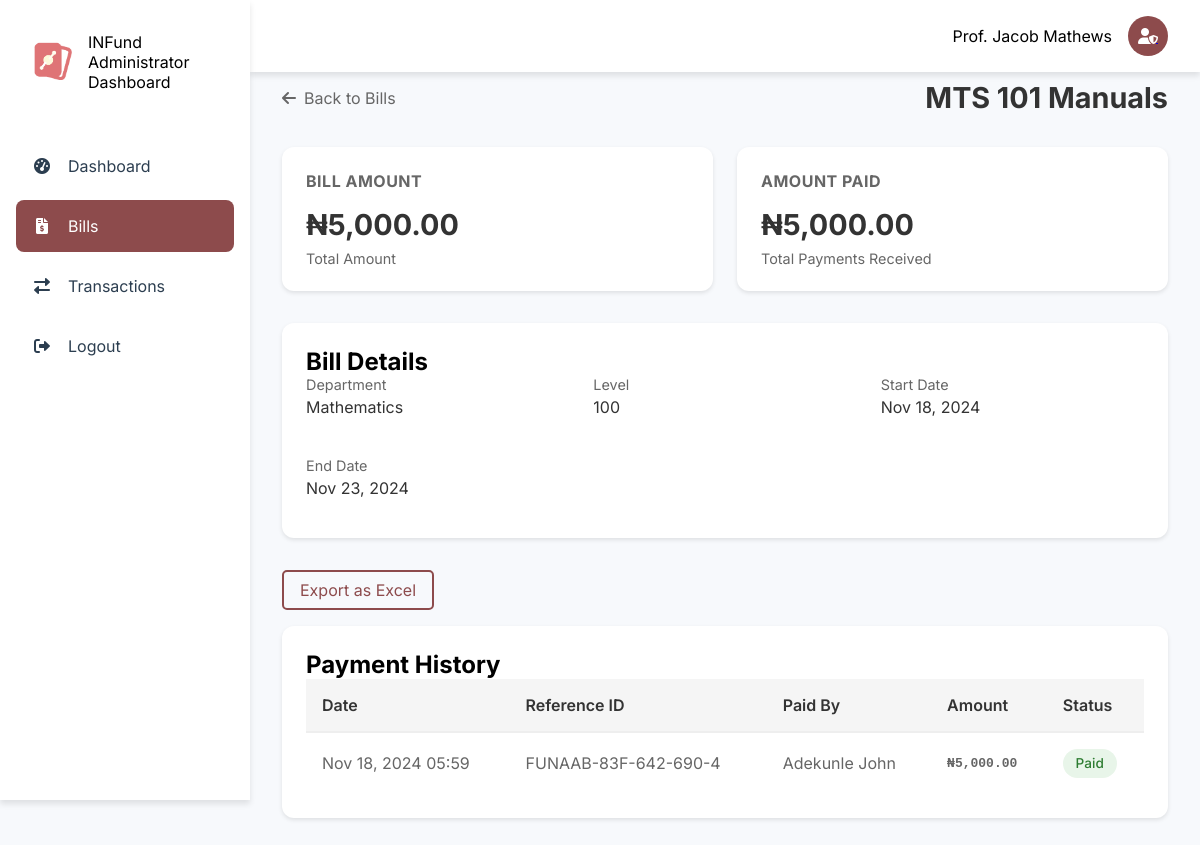
The app's page /admin/bill-details?id=1 (signed in) with its own data.
### tables this page shows
CREATE TABLE `creators` (
  `id` int(11) NOT NULL,
  `fullname` varchar(255) NOT NULL,
  `email` varchar(200) NOT NULL,
  `role` enum('admin','lecturer','headofclass') NOT NULL,
  `department` varchar(1000) NOT NULL,
  `university` varchar(1000) NOT NULL,
  `university_id` int(11) NOT NULL,
  `password` varchar(1000) DEFAULT NULL,
  `balance` decimal(10,2) DEFAULT 0.00,
  `faculty` varchar(200) DEFAULT NULL,
  `created_at` timestamp NOT NULL DEFAULT current_timestamp(),
  `phone` varchar(200) DEFAULT NULL,
  `faculty_id` int(11) DEFAULT NULL,
  `department_id` int(11) DEFAULT NULL
);

CREATE TABLE `bills` (
  `id` int(11) NOT NULL,
  `creator_id` int(11) NOT NULL,
  `name` varchar(255) NOT NULL,
  `university` varchar(255) NOT NULL,
  `faculty` varchar(255) NOT NULL,
  `department` varchar(1000) NOT NULL,
  `level` varchar(255) NOT NULL,
  `matric_no` varchar(255) NOT NULL,
  `price` decimal(10,2) NOT NULL,
  `start_date` date DEFAULT NULL,
  `end_date` date DEFAULT NULL,
  `created_at` timestamp NOT NULL DEFAULT current_timestamp()
);

CREATE TABLE `payments` (
  `id` int(11) NOT NULL,
  `uid` int(11) NOT NULL,
  `reference_id` varchar(1000) DEFAULT NULL,
  `gateway_reference` varchar(200) DEFAULT NULL,
  `bill_id` int(11) NOT NULL,
  `student_id` int(11) NOT NULL,
  `total_amount` decimal(10,2) NOT NULL,
  `amount_paid` decimal(10,2) DEFAULT 0.00,
  `status` enum('Unpaid','Partially Paid','Paid') NOT NULL DEFAULT 'Unpaid',
  `last_payment_date` timestamp NULL DEFAULT current_timestamp(),
  `created_at` timestamp NOT NULL DEFAULT current_timestamp(),
  `updated_at` timestamp NOT NULL DEFAULT current_timestamp() ON UPDATE current_timestamp()
);

CREATE TABLE `users` (
  `id` int(11) NOT NULL,
  `fullname` varchar(1000) NOT NULL,
  `email` varchar(200) DEFAULT NULL,
  `balance` decimal(15,2) NOT NULL DEFAULT 0.00,
  `username` varchar(30) NOT NULL,
  `phone` varchar(30) DEFAULT NULL,
  `dob` varchar(200) DEFAULT NULL,
  `country` varchar(200) DEFAULT NULL,
  `state` varchar(1000) DEFAULT NULL,
  `university` varchar(1000) DEFAULT NULL,
  `faculty` varchar(1000) DEFAULT NULL,
  `department` varchar(1000) DEFAULT NULL,
  `matric_no` varchar(1000) NOT NULL,
  `password` varchar(1000) DEFAULT NULL,
  `level` varchar(200) NOT NULL DEFAULT '100',
  `bank_id` varchar(200) DEFAULT NULL,
  `bank_account_name` varchar(200) DEFAULT NULL,
  `account_number` int(30) DEFAULT NULL,
  `created_at` varchar(1000) DEFAULT current_timestamp(),
  `last_login` varchar(1000) DEFAULT current_timestamp(),
  `gender` varchar(1000) DEFAULT NULL
);

### includes/admin/functions.php (called while the page is built)
<?php
function getAdminDetails(string $email): array
{
    global $conn;
    if (strpos($email, "@")) {
        $query = "SELECT * FROM creators WHERE email = ?";
    } else {
        $query = "SELECT * FROM creators WHERE id = ?";
    }
    $stmt = $conn->prepare($query);
    $stmt->bind_param("s", $email);
    $stmt->execute();
    $result = $stmt->get_result();
    $data = $result->fetch_assoc();
    return $data;
}

### admin/bill-details.php (the view, shortened to what this page needs)
<?php
$page = "Bills";
include '../includes/admin/nav.php';
$bill_id = $_GET['id'];
$stmt = $conn->prepare("
    SELECT b.*, u.fullname as student_name, u.email as student_email, u.phone as student_phone
    FROM bills b
    LEFT JOIN users u ON u.matric_no = b.matric_no
    WHERE b.id = ? AND b.creator_id = ?
");
$stmt->bind_param("ii", $bill_id, $_SESSION['admin_id']);
$stmt->execute();
$result = $stmt->get_result();
$bill = $result->fetch_assoc();
$stmt = $conn->prepare("
    SELECT p.*, u.fullname as paid_by
    FROM payments p
    LEFT JOIN users u ON u.id = p.uid
    WHERE p.bill_id = ?
    ORDER BY p.created_at DESC
");
$stmt->bind_param("i", $bill_id);
$stmt->execute();
$payments = $stmt->get_result()->fetch_all(MYSQLI_ASSOC);
$total_paid = array_sum(array_column($payments, 'amount_paid'));
function formatAmount($amount)
{
    return '₦' . number_format($amount, 2);
}
function getStatusClass($amount_paid, $total_amount)
{
    if ($amount_paid >= $total_amount) return 'status-paid';
    return 'status-unpaid';
}
?>
<main class=" main-content">
    <div class="page-header">
        <a href="./bills.php" class="back-button">
            <i class="fas fa-arrow-left"></i> Back to Bills
        </a>
        <h1><?php echo htmlspecialchars($bill['name']); ?></h1>
    </div>
    <div class="info-grid">
        <div class="info-card">
            <h3>Bill Amount</h3>
            <div class="value"><?php echo formatAmount($bill['price']); ?></div>
            <div class="subtitle">Total Amount</div>
        </div>
        <div class="info-card">
            <h3>Amount Paid</h3>
            <div class="value"><?php echo formatAmount($total_paid); ?></div>
            <div class="subtitle">Total Payments Received</div>
        </div>
    </div>
    <div class="details-section">
        <h2>Bill Details</h2>
        <div class="details-grid">
            <div class="detail-item">
                <div class="detail-label">Department</div>
                <div class="detail-value"><?php echo htmlspecialchars($bill['department']); ?></div>
            </div>
            <div class="detail-item">
                <div class="detail-label">Level</div>
                <div class="detail-value"><?php echo htmlspecialchars($bill['level']); ?></div>
            </div>
            <div class="detail-item">
                <div class="detail-label">Start Date</div>
                <div class="detail-value"><?php echo date('M j, Y', strtotime($bill['start_date'])); ?></div>
            </div>
            <div class="detail-item">
                <div class="detail-label">End Date</div>
                <div class="detail-value"><?php echo date('M j, Y', strtotime($bill['end_date'])); ?></div>
            </div>
        </div>
    </div>
    <div class="export-button-container" style="margin-bottom: 1rem;">
        <form action="./bill-sheet" method="POST">
            <button type="submit" class="export-button">Export as Excel</button>
        </form>
    </div>
    <div class="payments-table-wrapper">
        <h2>Payment History</h2>
        <?php if (empty($payments)) : ?>
            <div class="empty-payments">
                <i class="fas fa-receipt"></i>
                <p>No payments recorded yet</p>
            </div>
        <?php else : ?>
            <table class="payments-table">
                <thead>
                    <tr>
                        <th>Date</th>
                        <th>Reference ID</th>
                        <th>Paid By</th>
                        <th>Amount</th>
                        <th>Status</th>
                    </tr>
                </thead>
                <tbody>
                    <?php foreach ($payments as $payment) : ?>
                        <tr>
                            <td><?php echo date('M j, Y H:i', strtotime($payment['created_at'])); ?></td>
                            <td><?php echo htmlspecialchars($payment['reference_id']); ?></td>
                            <td><?php echo htmlspecialchars($payment['paid_by']); ?></td>
                            <td class="amount-cell"><?php echo formatAmount($payment['amount_paid']); ?></td>
                            <td>
                                <span class="status-badge <?php echo getStatusClass($payment['amount_paid'], $payment['total_amount']); ?>">
                                    <?php echo $payment['status']; ?>
                                </span>
                            </td>
                        </tr>
                    <?php endforeach; ?>
                </tbody>
            </table>
        <?php endif; ?>
    </div>
</main>
<?php
include '../includes/admin/footer.php';
?>

### includes/admin/nav.php (shortened to what this page needs)
<?php
include '../config/config.php';
include '../includes/admin/functions.php';
$admin_details = getAdminDetails($_SESSION["admin_id"]);
?>
<!DOCTYPE html>
<html lang="en">
<head>
    <link href="https://cdnjs.cloudflare.com/ajax/libs/toastr.js/latest/css/toastr.min.css" rel="stylesheet" />
    <link rel="stylesheet" href="../assets/css/colors.css">
    <link rel="stylesheet" href="https://cdnjs.cloudflare.com/ajax/libs/font-awesome/6.0.0/css/all.min.css">
    <link rel="stylesheet" href="../assets/css/admin/nav.css">
</head>
<body>
    <div class="container">
        <nav class="sidenav">
            <div class="logo">
                <a href="../"> <img src="../assets/images/static/logo.png" alt="Logo"></a>
                <span>INFund Administrator Dashboard</span>
            </div>
            <ul class="nav-links">
                <li class="nav-item">
                    <a href="./dashboard" class="nav-link <?= isset($page) && $page == 'Dashboard' ? 'active' : ''; ?>">
                        <i class="fas fa-tachometer-alt"></i>
                        <span>Dashboard</span>
                    </a>
                </li>
                <li class="nav-item">
                    <a href="./bills" class="nav-link <?= isset($page) && $page == 'Bills' ? 'active' : ''; ?>">
                        <i class="fas fa-file-invoice-dollar"></i>
                        <span>Bills</span>
                    </a>
                </li>
                <li class="nav-item">
                    <a href="./transactions" class="nav-link <?= isset($page) && $page == 'Transactions' ? 'active' : ''; ?>">
                        <i class="fas fa-exchange-alt"></i>
                        <span>Transactions</span>
                    </a>
                </li>
                <li class="nav-item">
                    <a href="./logout" class="nav-link ">
                        <i class="fas fa-sign-out-alt"></i>
                        <span>Logout</span>
                    </a>
                </li>
            </ul>
        </nav>
        <div class="topnav">
            <div class="user-profile">
                <span><?php echo $admin_details['fullname']; ?></span>
                <a href="./profile">
                    <div class="avatar">
                        <i class="fas fa-user-shield"></i>
                    </div>
                </a>
            </div>
        </div>

### assets/css/colors.css (style rules this page uses)
:root { --primary-color: #d36668; --secondary-color: #755e28; --accent-color: #d36668; --text-color: #2C3E50; --background-color: #F7F9FC; --card-background: #FFFFFF; --border-radius: 8px; --transition: all 0.3s ease; --shadow: 0 4px 6px rgba(0, 0, 0, 0.1); --shadow-hover: 0 10px 15px rgba(0, 0, 0, 0.15); --gradient: linear-gradient(135deg, var(--primary-color), #ff8a8c); }
body { font-family: Inter; }

### assets/css/admin/nav.css (style rules this page uses)
:root { --primary-color: #8d4b4c; --secondary-color: #755e28; --accent-color: #8d4b4c; --text-color: #2c3e50; --background-color: #f7f9fc; --card-background: #ffffff; --border-radius: 8px; --transition: all 0.3s ease; --shadow: 0 4px 6px rgba(0, 0, 0, 0.1); --shadow-hover: 0 10px 15px rgba(0, 0, 0, 0.15); --success-color: #4caf50; --warning-color: #ffa000; --danger-color: #f44336; --info-color: #2196f3; }
* { margin: 0; padding: 0; box-sizing: border-box; font-family: "Inter", sans-serif; }
body { background-color: var(--background-color); }
.container { display: flex; min-height: 100vh; }
.sidenav { width: 250px; background: var(--card-background); padding: 1rem; height: 100vh; position: fixed; transition: var(--transition); box-shadow: var(--shadow); z-index: 1000; }
.logo { display: flex; align-items: center; gap: 1rem; padding: 1rem; margin-bottom: 2rem; }
.logo img { width: 40px; height: 40px; border-radius: var(--border-radius); object-fit: cover; }
.nav-links { list-style: none; }
.nav-item { margin-bottom: 0.5rem; }
.nav-link { display: flex; align-items: center; padding: 1rem; color: var(--text-color); text-decoration: none; border-radius: var(--border-radius); transition: var(--transition); gap: 1rem; }
.nav-link.active { background: var(--accent-color); color: white; }
.nav-link i { width: 20px; text-align: center; }
.topnav { background: var(--card-background); padding: 1rem 2rem; display: flex; justify-content: flex-end; align-items: center; position: fixed; width: calc(100% - 250px); right: 0; box-shadow: var(--shadow); z-index: 900; }
.user-profile { display: flex; align-items: center; gap: 1rem; }
.avatar { width: 40px; height: 40px; border-radius: 50%; background: var(--accent-color); display: flex; align-items: center; justify-content: center; color: white; font-weight: 600; }
.main-content { margin-left: 250px; padding: 5rem 2rem 2rem; flex: 1; min-height: 100vh; }

### admin/bill-details.php (style rules this page uses)
.page-header { display: flex; justify-content: space-between; align-items: center; margin-bottom: 2rem; }
.page-header h1 { font-size: 1.8rem; color: #333; margin: 0; }
.back-button { color: #666; text-decoration: none; display: flex; align-items: center; gap: 0.5rem; }
.info-grid { display: grid; grid-template-columns: repeat(auto-fit, minmax(250px, 1fr)); gap: 1.5rem; margin-bottom: 2rem; }
.info-card { background: white; border-radius: 12px; padding: 1.5rem; box-shadow: 0 2px 4px rgba(0, 0, 0, 0.1); }
.info-card h3 { font-size: 1rem; color: #666; margin: 0 0 1rem 0; text-transform: uppercase; letter-spacing: 0.5px; }
.info-card .value { font-size: 1.8rem; color: #333; font-weight: bold; }
.info-card .subtitle { color: #666; font-size: 0.9rem; margin-top: 0.5rem; }
.details-section { background: white; border-radius: 12px; padding: 1.5rem; margin-bottom: 2rem; box-shadow: 0 2px 4px rgba(0, 0, 0, 0.1); }
.details-grid { display: grid; grid-template-columns: repeat(auto-fit, minmax(200px, 1fr)); gap: 1.5rem; }
.detail-item { margin-bottom: 1rem; }
.detail-label { font-size: 0.9rem; color: #666; margin-bottom: 0.25rem; }
.detail-value { font-size: 1rem; color: #333; }
.status-badge { display: inline-block; padding: 0.4rem 0.8rem; border-radius: 20px; font-size: 0.85rem; font-weight: 500; }
.status-paid { background-color: #E8F5E9; color: #2E7D32; }
.payments-table-wrapper { overflow-x: auto; background: white; border-radius: 12px; padding: 1.5rem; box-shadow: 0 2px 4px rgba(0, 0, 0, 0.1); }
.payments-table { width: 100%; border-collapse: collapse; min-width: 600px; }
.payments-table th { background-color: #f5f5f5; padding: 1rem; text-align: left; font-weight: 600; color: #333; border-bottom: 2px solid #eee; }
.payments-table td { padding: 1rem; border-bottom: 1px solid #eee; color: #666; }
.payments-table tr:last-child td { border-bottom: none; }
.amount-cell { font-family: monospace; font-weight: 600; }
.export-button { background-color: transparent; color: var(--primary-color); padding: 0.5rem 1rem; border: 2px solid var(--primary-color); border-radius: 5px; cursor: pointer; font-size: 1rem; }

### records on screen
creators: fullname "Prof. Jacob Mathews"
bills: name "MTS 101 Manuals", price "₦5,000.00", department "Mathematics", level "100", start_date "Nov 18, 2024", end_date "Nov 23, 2024"
payments: created_at "Nov 18, 2024 05:59", reference "FUNAAB-83F-642-690-4", users.fullname "Adekunle John", amount_paid "₦5,000.00", status "Paid"

### other values on screen
formatAmount($total_paid) "₦5,000.00"
